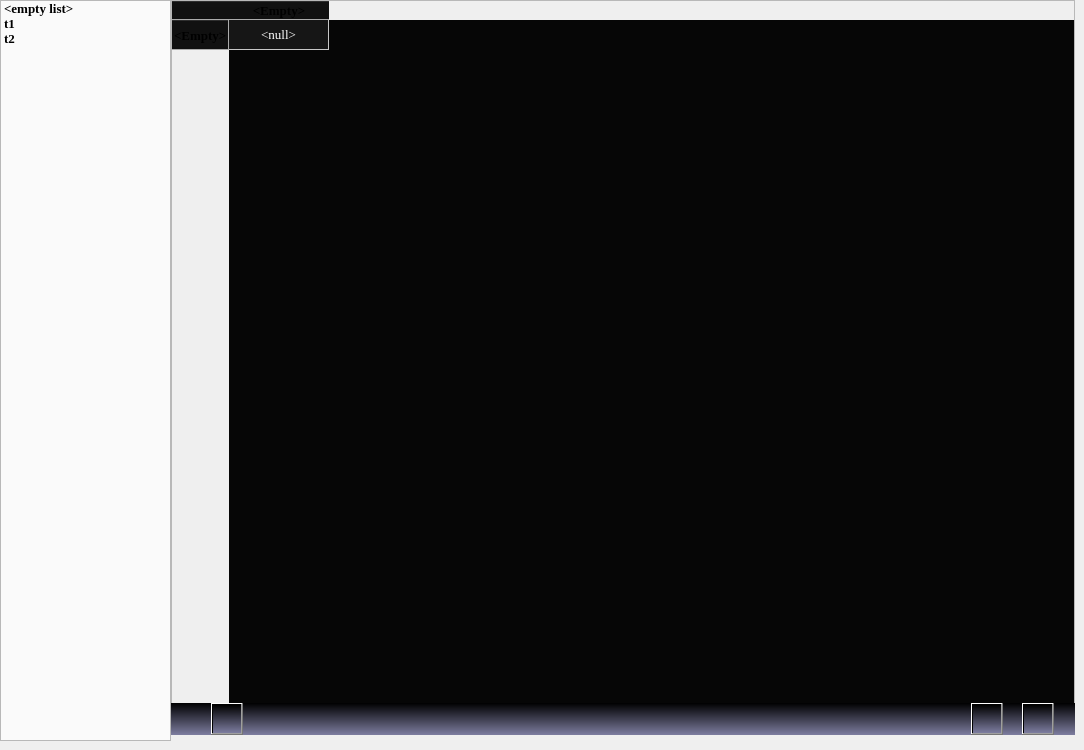
    <widget class="QWidget" name="TAB_Table">
     <attribute name="title">
      <string>TABLES</string>
     </attribute>
     <widget class="QListWidget" name="DB_list">
      <property name="geometry">
       <rect>
        <x>0</x>
        <y>0</y>
        <width>171</width>
        <height>741</height>
       </rect>
      </property>
      <property name="palette">
       <palette>
        <active>
         <colorrole role="Text">
          <brush brushstyle="SolidPattern">
           <color alpha="255">
            <red>0</red>
            <green>0</green>
            <blue>0</blue>
           </color>
          </brush>
         </colorrole>
         <colorrole role="Base">
          <brush brushstyle="SolidPattern">
           <color alpha="255">
            <red>250</red>
            <green>250</green>
            <blue>250</blue>
           </color>
          </brush>
         </colorrole>
        </active>
        <inactive>
         <colorrole role="Text">
          <brush brushstyle="SolidPattern">
           <color alpha="255">
            <red>0</red>
            <green>0</green>
            <blue>0</blue>
           </color>
          </brush>
         </colorrole>
         <colorrole role="Base">
          <brush brushstyle="SolidPattern">
           <color alpha="255">
            <red>250</red>
            <green>250</green>
            <blue>250</blue>
           </color>
          </brush>
         </colorrole>
        </inactive>
        <disabled>
         <colorrole role="Text">
          <brush brushstyle="SolidPattern">
           <color alpha="255">
            <red>120</red>
            <green>120</green>
            <blue>120</blue>
           </color>
          </brush>
         </colorrole>
         <colorrole role="Base">
          <brush brushstyle="SolidPattern">
           <color alpha="255">
            <red>235</red>
            <green>235</green>
            <blue>235</blue>
           </color>
          </brush>
         </colorrole>
        </disabled>
       </palette>
      </property>
      <property name="font">
       <font>
        <family>Times New Roman</family>
        <pointsize>10</pointsize>
        <weight>75</weight>
        <bold>true</bold>
       </font>
      </property>
      <property name="verticalScrollMode">
       <enum>QAbstractItemView::ScrollPerPixel</enum>
      </property>
      <property name="horizontalScrollMode">
       <enum>QAbstractItemView::ScrollPerPixel</enum>
      </property>
      <item>
       <property name="text">
        <string>&lt;empty list&gt;</string>
       </property>
      </item>
      <item>
       <property name="text">
        <string>t1</string>
       </property>
      </item>
      <item>
       <property name="text">
        <string>t2</string>
       </property>
      </item>
     </widget>
     <widget class="QWidget" name="DB_toolbar" native="true">
      <property name="geometry">
       <rect>
        <x>171</x>
        <y>703</y>
        <width>904</width>
        <height>32</height>
       </rect>
      </property>
      <property name="styleSheet">
       <string notr="true">background-color: qlineargradient(spread:pad, x1:0, y1:0, x2:0, y2:1, stop:0 rgba(0, 0, 0, 255), stop:1 rgba(125, 125, 160, 255));</string>
      </property>
      <widget class="QPushButton" name="DB_save">
       <property name="geometry">
        <rect>
         <x>851</x>
         <y>0</y>
         <width>32</width>
         <height>32</height>
        </rect>
       </property>
       <property name="toolTip">
        <string>Save Table</string>
       </property>
       <property name="styleSheet">
        <string notr="true">border-image: url(:/Res/DB_save.png);</string>
       </property>
       <property name="text">
        <string/>
       </property>
      </widget>
      <widget class="QPushButton" name="DB_paint">
       <property name="geometry">
        <rect>
         <x>40</x>
         <y>0</y>
         <width>32</width>
         <height>32</height>
        </rect>
       </property>
       <property name="toolTip">
        <string>Paint in [Cluster]</string>
       </property>
       <property name="styleSheet">
        <string notr="true">border-image: url(:/Res/DB_paint.png);</string>
       </property>
       <property name="text">
        <string/>
       </property>
      </widget>
      <widget class="QPushButton" name="DB_load">
       <property name="geometry">
        <rect>
         <x>800</x>
         <y>0</y>
         <width>32</width>
         <height>32</height>
        </rect>
       </property>
       <property name="toolTip">
        <string>Load Table</string>
       </property>
       <property name="styleSheet">
        <string notr="true">border-image: url(:/Res/DB_load.png);</string>
       </property>
       <property name="text">
        <string/>
       </property>
      </widget>
     </widget>
     <widget class="QTableWidget" name="DB_table">
      <property name="geometry">
       <rect>
        <x>171</x>
        <y>0</y>
        <width>904</width>
        <height>706</height>
       </rect>
      </property>
      <property name="palette">
       <palette>
        <active>
         <colorrole role="Button">
          <brush brushstyle="SolidPattern">
           <color alpha="255">
            <red>13</red>
            <green>13</green>
            <blue>13</blue>
           </color>
          </brush>
         </colorrole>
         <colorrole role="Light">
          <brush brushstyle="SolidPattern">
           <color alpha="255">
            <red>16</red>
            <green>16</green>
            <blue>16</blue>
           </color>
          </brush>
         </colorrole>
         <colorrole role="Text">
          <brush brushstyle="SolidPattern">
           <color alpha="255">
            <red>255</red>
            <green>255</green>
            <blue>255</blue>
           </color>
          </brush>
         </colorrole>
         <colorrole role="Base">
          <brush brushstyle="SolidPattern">
           <color alpha="255">
            <red>6</red>
            <green>6</green>
            <blue>6</blue>
           </color>
          </brush>
         </colorrole>
         <colorrole role="AlternateBase">
          <brush brushstyle="SolidPattern">
           <color alpha="255">
            <red>21</red>
            <green>21</green>
            <blue>21</blue>
           </color>
          </brush>
         </colorrole>
        </active>
        <inactive>
         <colorrole role="Button">
          <brush brushstyle="SolidPattern">
           <color alpha="255">
            <red>13</red>
            <green>13</green>
            <blue>13</blue>
           </color>
          </brush>
         </colorrole>
         <colorrole role="Light">
          <brush brushstyle="SolidPattern">
           <color alpha="255">
            <red>16</red>
            <green>16</green>
            <blue>16</blue>
           </color>
          </brush>
         </colorrole>
         <colorrole role="Text">
          <brush brushstyle="SolidPattern">
           <color alpha="255">
            <red>255</red>
            <green>255</green>
            <blue>255</blue>
           </color>
          </brush>
         </colorrole>
         <colorrole role="Base">
          <brush brushstyle="SolidPattern">
           <color alpha="255">
            <red>6</red>
            <green>6</green>
            <blue>6</blue>
           </color>
          </brush>
         </colorrole>
         <colorrole role="AlternateBase">
          <brush brushstyle="SolidPattern">
           <color alpha="255">
            <red>21</red>
            <green>21</green>
            <blue>21</blue>
           </color>
          </brush>
         </colorrole>
        </inactive>
        <disabled>
         <colorrole role="Button">
          <brush brushstyle="SolidPattern">
           <color alpha="255">
            <red>13</red>
            <green>13</green>
            <blue>13</blue>
           </color>
          </brush>
         </colorrole>
         <colorrole role="Light">
          <brush brushstyle="SolidPattern">
           <color alpha="255">
            <red>16</red>
            <green>16</green>
            <blue>16</blue>
           </color>
          </brush>
         </colorrole>
         <colorrole role="Text">
          <brush brushstyle="SolidPattern">
           <color alpha="255">
            <red>120</red>
            <green>120</green>
            <blue>120</blue>
           </color>
          </brush>
         </colorrole>
         <colorrole role="Base">
          <brush brushstyle="SolidPattern">
           <color alpha="255">
            <red>36</red>
            <green>36</green>
            <blue>36</blue>
           </color>
          </brush>
         </colorrole>
         <colorrole role="AlternateBase">
          <brush brushstyle="SolidPattern">
           <color alpha="255">
            <red>21</red>
            <green>21</green>
            <blue>21</blue>
           </color>
          </brush>
         </colorrole>
        </disabled>
       </palette>
      </property>
      <property name="font">
       <font>
        <family>Times New Roman</family>
       </font>
      </property>
      <row>
       <property name="text">
        <string>&lt;Empty&gt;</string>
       </property>
       <property name="font">
        <font>
         <family>Times New Roman</family>
         <pointsize>10</pointsize>
         <weight>75</weight>
         <bold>true</bold>
        </font>
       </property>
       <property name="background">
        <color>
         <red>255</red>
         <green>255</green>
         <blue>255</blue>
        </color>
       </property>
       <property name="foreground">
        <brush brushstyle="SolidPattern">
         <color alpha="255">
          <red>0</red>
          <green>0</green>
          <blue>0</blue>
         </color>
        </brush>
       </property>
      </row>
      <column>
       <property name="text">
        <string>&lt;Empty&gt;</string>
       </property>
       <property name="font">
        <font>
         <family>Times New Roman</family>
         <pointsize>10</pointsize>
         <weight>75</weight>
         <bold>true</bold>
        </font>
       </property>
       <property name="background">
        <color>
         <red>255</red>
         <green>255</green>
         <blue>255</blue>
        </color>
       </property>
       <property name="foreground">
        <brush brushstyle="SolidPattern">
         <color alpha="255">
          <red>0</red>
          <green>0</green>
          <blue>0</blue>
         </color>
        </brush>
       </property>
      </column>
      <item row="0" column="0">
       <property name="text">
        <string>&lt;null&gt;</string>
       </property>
       <property name="font">
        <font>
         <family>Times New Roman</family>
         <pointsize>10</pointsize>
        </font>
       </property>
       <property name="textAlignment">
        <set>AlignCenter</set>
       </property>
       <property name="background">
        <brush brushstyle="SolidPattern">
         <color alpha="255">
          <red>22</red>
          <green>22</green>
          <blue>22</blue>
         </color>
        </brush>
       </property>
       <property name="foreground">
        <brush brushstyle="SolidPattern">
         <color alpha="255">
          <red>255</red>
          <green>255</green>
          <blue>255</blue>
         </color>
        </brush>
       </property>
      </item>
     </widget>
     <zorder>DB_table</zorder>
     <zorder>DB_list</zorder>
     <zorder>DB_toolbar</zorder>
    </widget>
